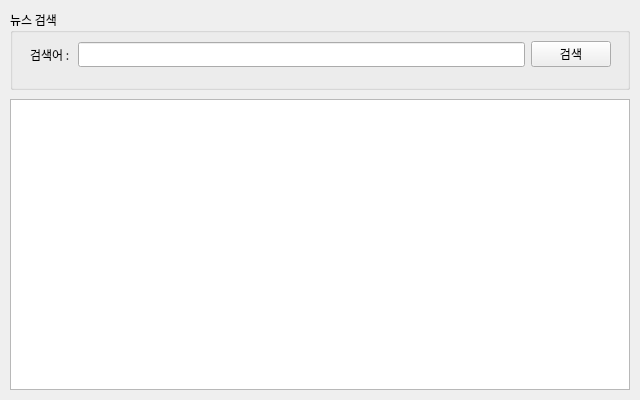
<?xml version="1.0" encoding="UTF-8"?>
<ui version="4.0">
 <class>FrmMain</class>
 <widget class="QWidget" name="FrmMain">
  <property name="geometry">
   <rect>
    <x>0</x>
    <y>0</y>
    <width>640</width>
    <height>400</height>
   </rect>
  </property>
  <property name="sizePolicy">
   <sizepolicy hsizetype="Fixed" vsizetype="Maximum">
    <horstretch>0</horstretch>
    <verstretch>0</verstretch>
   </sizepolicy>
  </property>
  <property name="minimumSize">
   <size>
    <width>640</width>
    <height>400</height>
   </size>
  </property>
  <property name="maximumSize">
   <size>
    <width>640</width>
    <height>400</height>
   </size>
  </property>
  <property name="font">
   <font>
    <family>나눔고딕</family>
   </font>
  </property>
  <property name="windowTitle">
   <string>네이버API뉴스검색앱</string>
  </property>
  <widget class="QWidget" name="verticalLayoutWidget">
   <property name="geometry">
    <rect>
     <x>10</x>
     <y>10</y>
     <width>620</width>
     <height>80</height>
    </rect>
   </property>
   <layout class="QVBoxLayout" name="searchLayout">
    <item>
     <widget class="QGroupBox" name="groupBox">
      <property name="title">
       <string>뉴스 검색</string>
      </property>
      <widget class="QWidget" name="layoutWidget">
       <property name="geometry">
        <rect>
         <x>20</x>
         <y>24</y>
         <width>581</width>
         <height>41</height>
        </rect>
       </property>
       <layout class="QHBoxLayout" name="horizontalLayout">
        <item>
         <widget class="QLabel" name="label">
          <property name="text">
           <string>검색어 : </string>
          </property>
         </widget>
        </item>
        <item>
         <widget class="QLineEdit" name="txtSearch"/>
        </item>
        <item>
         <widget class="QPushButton" name="btnSearch">
          <property name="text">
           <string>검색</string>
          </property>
         </widget>
        </item>
       </layout>
      </widget>
     </widget>
    </item>
   </layout>
  </widget>
  <widget class="QWidget" name="verticalLayoutWidget_2">
   <property name="geometry">
    <rect>
     <x>10</x>
     <y>99</y>
     <width>620</width>
     <height>291</height>
    </rect>
   </property>
   <layout class="QVBoxLayout" name="resultLayout">
    <item>
     <widget class="QTableWidget" name="tblResult"/>
    </item>
   </layout>
  </widget>
 </widget>
 <resources/>
 <connections/>
</ui>
